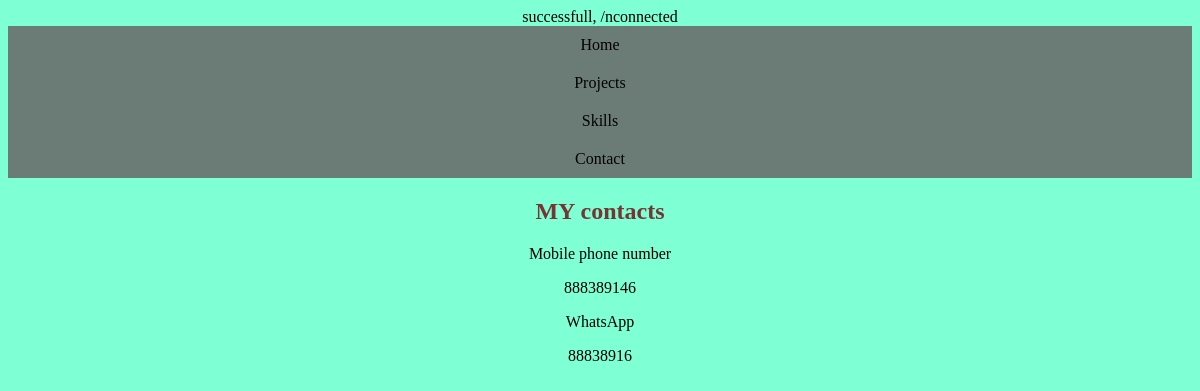
The page /contact.php on the database its author committed.
### tables this page shows
CREATE TABLE `mycontacts` (
  `contact_way` varchar(255) DEFAULT NULL,
  `phone_number` int(10) DEFAULT NULL
);

### contact.php (the view, shortened to what this page needs)
<?php
$servername="localhost";
$username="root";
$password="";
$conn=mysqli_connect($servername,$username,$password);
$db_conn=mysqli_select_db($conn,"myportifolio");
if ($db_conn) {
  echo"connected";
} else {
  die("failed to onnect");
}
?>
<!DOCTYPE html>
<html>
<head>
  <link rel="stylesheet" type="text/css" href="style.css">
</head>
<body>
    <nav>
        <ul>
          <li><a href="index.php">Home</a></li>
          <li><a href="projects.php">Projects</a></li>
          <li><a href="skills.php">Skills</a></li>
          <li><a href="contact.php">Contact</a></li>
        </ul>
      </nav>
      <h2>MY contacts</h2>
      <div class="feat">
        <?php
        $sql ="SELECT * FROM mycontacts";
        $exec = mysqli_query($conn, $sql);
        while ($row = mysqli_fetch_array($exec)) {
          echo "<div><p>".$row['contact_way']."</p><p>".$row['phone_number']."</p></div>";
        }
        ?>
  </div>
</body>

### style.css (style rules this page uses)
nav ul { list-style-type: none; margin: 0; padding: 0; }
nav ul li { display: inline; }
nav ul li a { display: block; padding: 10px; text-decoration: none; color: #000; background-color: hsla(154, 3%, 43%, 0.921); }
body { background-color:aquamarine; text-align: center; text-decoration: wavy; }
h2 { font-family: 'Times New Roman', Times, serif; font-size: bigger; color: #773434; }

### rows shown on the page
mycontacts: contact_way "Mobile phone number", phone_number "888389146"
mycontacts: contact_way "WhatsApp", phone_number "88838916"
